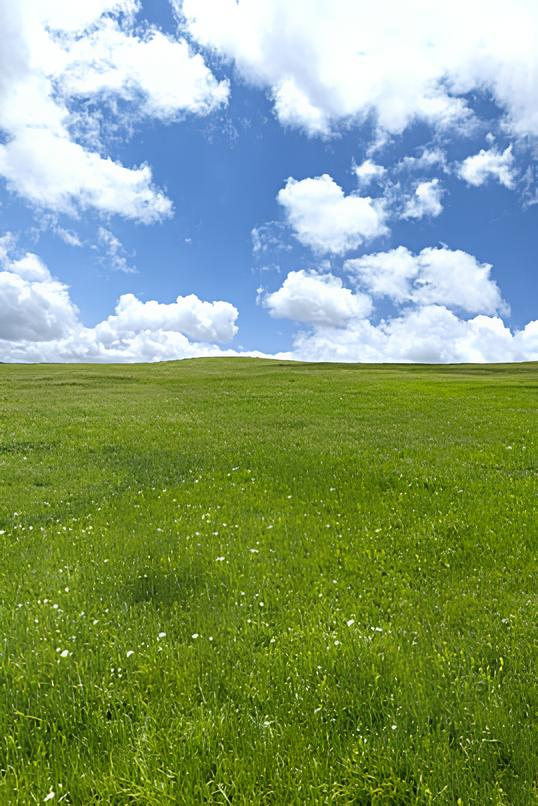
#> input picture land.jpg, 538 x 806 px, given in place of player.png, which was not available
$ python skyjump.py
#> lines starting #> are read from the running program, lines starting #| are printed output that depends on the picture; after the words box and inside, x2 and y2 are one past the last pixel; in counts of white or black regions, pixels touching at a corner belong together; pictures that were not available may be replaced by others from this repository, and a replacement may not be noted
import os
import random
import time

import cv2
import numpy as np

#konfig
CAM_INDEX = 0
LOWER_BLUE = np.array([100, 80, 60])
UPPER_BLUE = np.array([125, 255, 255])
MIN_AREA = 500
SMOOTH = 0.3
EDGE_MARGIN = 0.15

GAME_W, GAME_H = 480, 640
GRAVITY, JUMP, SPRING = 0.6, -15.0, -25.0
SCROLL_LINE = GAME_H * 0.4
GROUND_Y = GAME_H - 40

#(file background, nama stage, skor mulai)
STAGES = [
    ("underground.jpg",   "UNDERGROUND",   0),
    ("ground.jpg",   "GROUND",   300),
    ("sky.jpg",    "SKY",    600),
    ("space.jpg",  "SPACE",  900),
    ("heaven.jpeg", "HEAVEN", 1200),
]
GATE_SCORE = 1500
GATE_WORLD = GATE_SCORE * 10 + (GROUND_Y - SCROLL_LINE)
FADE_STEPS = 60
BANNER_STEPS = 120
PLAYER_H, DOOR_H = 60, 90

try:
    BASE_DIR = os.path.dirname(os.path.abspath(__file__))
except NameError:
    BASE_DIR = os.getcwd()


def clamp(v, low, high):
    return max(low, min(high, v))


def load(name, height=None):
    img = cv2.imread(os.path.join(BASE_DIR, name), cv2.IMREAD_UNCHANGED)
    if img is None:
        raise FileNotFoundError("File '%s' tidak ada di folder %s" % (name, BASE_DIR))
    if height:
        img = cv2.resize(img, (int(img.shape[1] * height / img.shape[0]), height))
    return img


def load_background(name):
    img = load(name)[:, :, :3]
    h, w = img.shape[:2]
    s = max(GAME_W / w, GAME_H / h)
    img = cv2.resize(img, (int(w * s) + 1, int(h * s) + 1))
    y, x = (img.shape[0] - GAME_H) // 2, (img.shape[1] - GAME_W) // 2
    return img[y:y + GAME_H, x:x + GAME_W].copy()


def overlay(canvas, sprite, x, y):
    sh, sw = sprite.shape[:2]
    x0, y0 = max(x, 0), max(y, 0)
    x1, y1 = min(x + sw, canvas.shape[1]), min(y + sh, canvas.shape[0])
    if x0 >= x1 or y0 >= y1:
        return
    part = sprite[y0 - y:y1 - y, x0 - x:x1 - x]
    area = canvas[y0:y1, x0:x1]
    if part.shape[2] == 4:
        alpha = part[:, :, 3:4] / 255.0
        area[:] = part[:, :, :3] * alpha + area * (1 - alpha)
    else:
        area[:] = part[:, :, :3]


#deteksi tangan
def detect_hand(frame, kernel):
    h, w = frame.shape[:2]
    x0 = w // 2
    cv2.rectangle(frame, (x0, 0), (w - 1, h - 1), (0, 255, 255), 2)

    roi = frame[:, x0:]
    hsv = cv2.cvtColor(cv2.GaussianBlur(roi, (7, 7), 0), cv2.COLOR_BGR2HSV)
    mask = cv2.inRange(hsv, LOWER_BLUE, UPPER_BLUE)
    mask = cv2.morphologyEx(mask, cv2.MORPH_OPEN, kernel, iterations=2)
    mask = cv2.morphologyEx(mask, cv2.MORPH_CLOSE, kernel, iterations=2)

    contours, _ = cv2.findContours(mask, cv2.RETR_EXTERNAL, cv2.CHAIN_APPROX_SIMPLE)
    contours = [c for c in contours if cv2.contourArea(c) > MIN_AREA]
    if not contours:
        return None, mask

    biggest = max(contours, key=cv2.contourArea)
    m = cv2.moments(biggest)
    cx, cy = int(m["m10"] / m["m00"]), int(m["m01"] / m["m00"])
    bx, by, bw, bh = cv2.boundingRect(biggest)
    cv2.rectangle(frame, (bx + x0, by), (bx + bw + x0, by + bh), (0, 255, 0), 2)
    cv2.circle(frame, (cx + x0, cy), 8, (0, 0, 255), -1)

    pos = (cx / (w - x0) - EDGE_MARGIN) / (1 - 2 * EDGE_MARGIN)
    return clamp(pos, 0.0, 1.0), mask


#awan
#warna awan per jenis (warna isi, warna tepi) format BGR
COLORS = {
    "normal":    ((255, 255, 255), (215, 215, 215)),
    "moving":    ((150, 210, 255), (110, 170, 230)),
    "breakable": ((170, 175, 185), (130, 135, 145)),
    "spring":    ((255, 255, 255), (215, 215, 215)),
    "gate":      ((190, 235, 255), (90, 190, 240)),
}


class Platform:

    def __init__(self, x, y, width, kind="normal", speed=0.0):
        self.x, self.y, self.width = x, y, width
        self.kind, self.speed = kind, speed

    def update(self):
        if self.kind == "moving":
            self.x += self.speed
            half = self.width / 2
            if self.x < half or self.x > GAME_W - half:
                self.x = clamp(self.x, half, GAME_W - half)
                self.speed = -self.speed

    def draw(self, canvas):
        x, y, w = int(self.x), int(self.y), int(self.width)
        fill, edge = COLORS[self.kind]
        for color, grow in ((edge, 2), (fill, 0)):
            cv2.ellipse(canvas, (x, y + 6), (w // 2 + grow, 8 + grow), 0, 0, 360, color, -1, cv2.LINE_AA)
            cv2.circle(canvas, (x - w // 5, y + 3), 9 + grow, color, -1, cv2.LINE_AA)
            cv2.circle(canvas, (x + w // 6, y + 2), 11 + grow, color, -1, cv2.LINE_AA)

        if self.kind == "breakable":                # garis retak
            crack = np.array([(x - 8, y - 4), (x - 2, y + 6), (x + 5, y), (x + 10, y + 8)], np.int32)
            cv2.polylines(canvas, [crack], False, (80, 90, 100), 2, cv2.LINE_AA)
        elif self.kind == "spring":                 # per merah
            coil = np.array([(x - 6, y), (x + 6, y - 3), (x - 6, y - 6), (x + 6, y - 9)], np.int32)
            cv2.polylines(canvas, [coil], False, (60, 60, 60), 2, cv2.LINE_AA)
            cv2.rectangle(canvas, (x - 9, y - 13), (x + 9, y - 9), (0, 0, 220), -1)


#game
class Game:
    def __init__(self):
        self.best = 0
        self.player_img = load("player.png", PLAYER_H)
#> in load, img is the input picture: shape (806, 538, 3); mean B, G, R 119.7, 158.1, 133.8
        self.door_img = load("door.png", DOOR_H)
#> call 2 of load, with name = 'door.png', height = 90
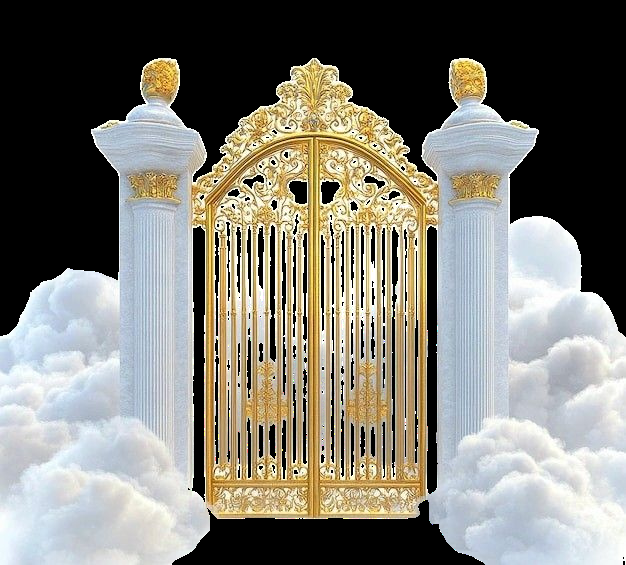
#> input picture door.png, 626 x 565 px
#> in load, img is the input picture: shape (565, 626, 4); mean B, G, R, A 116.9, 125.7, 127.8, 141.8
        self.backgrounds = [load_background(s[0]) for s in STAGES]
#> call 3 of load, with name = 'underground.jpg'
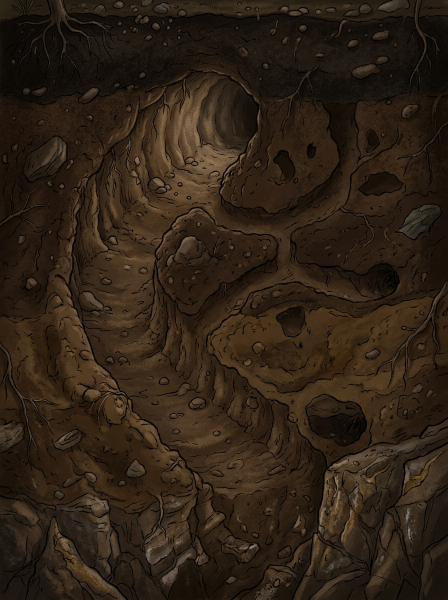
#> input picture underground.jpg, 896 x 1200 px (shown at 1/2 size)
#> in load, img is the input picture: shape (1200, 896, 3); mean B, G, R 21.8, 33.9, 47.3
#> call 4 of load, with name = 'ground.jpg'
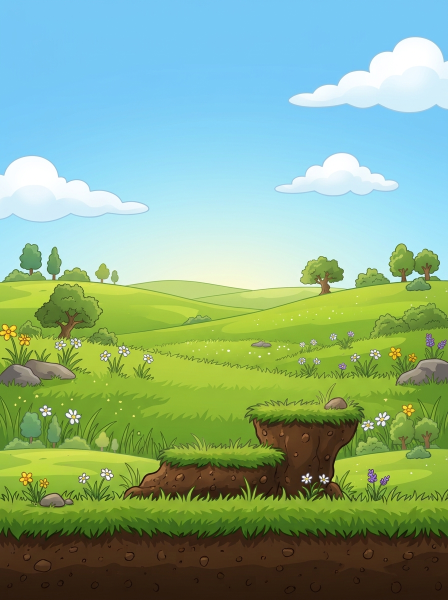
#> input picture ground.jpg, 896 x 1200 px (shown at 1/2 size)
#> in load, img is the input picture: shape (1200, 896, 3); mean B, G, R 138.1, 172.3, 134.8
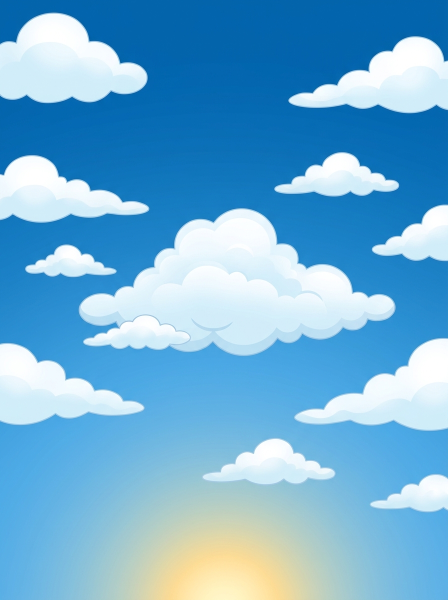
#> input picture sky.jpg, 896 x 1200 px (shown at 1/2 size)
#> in load, img is the input picture: shape (1200, 896, 3); mean B, G, R 213.5, 174.8, 111.3
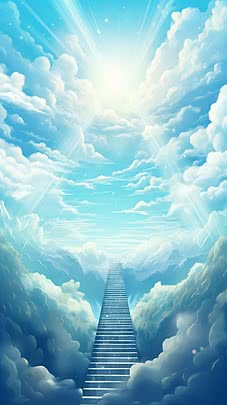
#> input picture heaven.jpg, 227 x 405 px, given in place of heaven.jpeg, which was not available
#> in load, img is the input picture: shape (405, 227, 3); mean B, G, R 206.8, 192.7, 138.8
        self.pw = self.player_img.shape[1]
        self.dw = self.door_img.shape[1]
        self.reset()

    def reset(self):
        self.started = self.over = self.won = self.gate_spawned = False
        self.height = 0.0
        self.score = 0
        self.stage, self.prev_stage = 0, 0
        self.fade = self.banner = 0
        self.px, self.py, self.vy = GAME_W / 2, GROUND_Y, JUMP
        self.platforms = [Platform(GAME_W / 2, GROUND_Y, 150)]
        self.spawn()

    def spawn(self):
        #Buat awan baru di atas layar. Setelah awan pintu surga dibuat, tidak ada awan lagi.
        if self.gate_spawned:
            return
        top = min(p.y for p in self.platforms)
        while top > -60:
            level = min(self.score / GATE_SCORE, 1.0)
            top -= random.uniform(55 + 25 * level, 85 + 55 * level)

            if self.height + GROUND_Y - top >= GATE_WORLD:
                self.platforms.append(Platform(GAME_W / 2, top, 200, "gate"))
                self.gate_spawned = True
                return

            width = random.randint(int(90 - 30 * level), int(100 - 25 * level))
            x = random.uniform(width / 2, GAME_W - width / 2)
            kind, speed = "normal", 0.0
            r = random.random()
            if r < 0.07:
                kind = "spring"
            elif r < 0.07 + 0.2 * level:
                kind = "breakable"
            elif r < 0.07 + 0.5 * level:
                kind = "moving"
                speed = random.choice([-1, 1]) * (1.2 + 1.8 * level)
            self.platforms.append(Platform(x, top, width, kind, speed))

    def step(self, hand_x, found):
        if not self.started:
            if not found:
                return
            self.started, self.banner = True, BANNER_STEPS
        if self.over or self.won:
            return

        self.fade = max(0, self.fade - 1)
        self.banner = max(0, self.banner - 1)
        for p in self.platforms:
            p.update()

        #gerakkan pemain, X ikut tangan, Y kena gravitasi
        self.px = clamp(hand_x * GAME_W, self.pw / 2, GAME_W - self.pw / 2)
        old_py = self.py
        self.vy += GRAVITY
        self.py += self.vy

        #mendarat di awan (hanya saat jatuh, saat naik bisa tembus dari bawah)
        if self.vy > 0:
            for p in self.platforms:
                above_cloud = abs(self.px - p.x) <= p.width / 2 + self.pw * 0.25
                crossed_top = old_py <= p.y + 1 and self.py >= p.y
                if above_cloud and crossed_top:
                    self.py = p.y
                    self.vy = SPRING if p.kind == "spring" else JUMP
                    if p.kind == "breakable":
                        self.platforms.remove(p) #awan langsung hilang
                    break

        #menang kalau badan pemain menyentuh pintu
        for p in self.platforms:
            if (p.kind == "gate" and abs(self.px - p.x) < (self.dw + self.pw * 0.6) / 2
                    and self.py > p.y - DOOR_H and self.py - PLAYER_H < p.y):
                self.won = True
                return

        #kalau pemain lewat garis, semua awan digeser turun
        if self.py < SCROLL_LINE:
            shift = SCROLL_LINE - self.py
            self.py = SCROLL_LINE
            for p in self.platforms:
                p.y += shift
            self.height += shift
            self.score = int(self.height / 10)
            self.best = max(self.best, self.score)

        #ganti stage sesuai skor
        new_stage = 0
        for i, stage in enumerate(STAGES):
            if self.score >= stage[2]:
                new_stage = i
        if new_stage != self.stage:
            self.prev_stage, self.stage = self.stage, new_stage
            self.fade, self.banner = FADE_STEPS, BANNER_STEPS

        #buang awan di bawah layar, buat yang baru di atas
        self.platforms = [p for p in self.platforms if p.y < GAME_H + 40]
        self.spawn()

        if self.py - PLAYER_H > GAME_H: #jatuh keluar layar = kalah
            self.over = True

    def text(self, canvas, s, y, scale=0.8, color=(255, 255, 255), x=None):
        font = cv2.FONT_HERSHEY_SIMPLEX
        if x is None:
            x = (GAME_W - cv2.getTextSize(s, font, scale, 2)[0][0]) // 2
        cv2.putText(canvas, s, (x, y), font, scale, (0, 0, 0), 5, cv2.LINE_AA)
        cv2.putText(canvas, s, (x, y), font, scale, color, 2, cv2.LINE_AA)

    def draw(self, found):
        #background, dicampur dengan background lama saat baru ganti stage (fade)
        canvas = self.backgrounds[self.stage].copy()
        if self.fade > 0:
            old = self.fade / FADE_STEPS
            canvas = cv2.addWeighted(self.backgrounds[self.prev_stage], old, canvas, 1 - old, 0)

        for p in self.platforms:
            if p.kind == "gate":
                overlay(canvas, self.door_img, int(p.x - self.dw / 2), int(p.y + 4 - DOOR_H))
            p.draw(canvas)
        overlay(canvas, self.player_img, int(self.px - self.pw / 2), int(self.py - PLAYER_H))

        self.text(canvas, "Score: %d" % self.score, 28, 0.7, x=10)
        self.text(canvas, "Best Score: %d" % self.best, 28, 0.6, x=GAME_W - 160)

        if not self.started:
            self.text(canvas, "Tunjukkan objek biru", GAME_H // 2 - 10)
            self.text(canvas, "untuk mulai", GAME_H // 2 + 25)
        elif not (self.over or self.won):
            if self.banner > 0:
                self.text(canvas, "STAGE %d: %s" % (self.stage + 1, STAGES[self.stage][1]),
                          90, 0.9, (60, 220, 255))
            if not found:
                self.text(canvas, "Tangan tidak terdeteksi", 60, 0.6, (80, 80, 255))

        if self.over or self.won:
            canvas = (canvas * 0.5).astype(np.uint8)
            if self.over:
                self.text(canvas, "GAME OVER", GAME_H // 2 - 30, 1.2, (80, 80, 255))
            else:
                self.text(canvas, "YOU WIN!", GAME_H // 2 - 30, 1.2, (60, 220, 255))
            self.text(canvas, "Score: %d" % self.score, GAME_H // 2 + 15, 0.9)
            self.text(canvas, "Press R to Play Again", GAME_H // 2 + 55, 0.7)
        return canvas


#main
def main():
    cap = cv2.VideoCapture(CAM_INDEX)
    if not cap.isOpened():
        print("Kamera tidak bisa dibuka. Coba ubah CAM_INDEX.")
        return

    game = Game()
#> in __init__, `self.backgrounds = [load_background(s[0]) for s in STAGES]`: self.backgrounds = 5 items
    kernel = np.ones((5, 5), np.uint8)
    hand_x = 0.5
    timer, last = 0.0, time.perf_counter()

    while True:
        ok, frame = cap.read()
        if not ok:
            break
        frame = cv2.flip(cv2.resize(frame, (640, 480)), 1)

        raw_x, mask = detect_hand(frame, kernel)
#> in detect_hand, `cv2.rectangle(frame, (x0, 0), (w - 1, h - 1), (0, 255, 255), 2)`: frame: shape (480, 640, 3); mean B, G, R 118.1, 159.1, 135
#> in detect_hand, `hsv = cv2.cvtColor(cv2.GaussianBlur(roi, (7, 7), 0), cv2.COLOR_BGR2HSV)`: hsv: shape (480, 320, 3); mean H, S, V 64.9, 139.3, 175.4
#> in detect_hand, `mask = cv2.inRange(hsv, LOWER_BLUE, UPPER_BLUE)`: mask: shape (480, 320); 19.6% white; 5 white regions (2 under 20 px), largest, box (x1, y1, x2, y2) and area: (3, 3, 316, 209) 29955, (171, 7, 183, 17) 75, (310, 78, 316, 86) 33
#> in detect_hand, `mask = cv2.morphologyEx(mask, cv2.MORPH_OPEN, kernel, iterations=2)`: mask: shape (480, 320); 18.9% white; 3 white regions, box (x1, y1, x2, y2) and area: (3, 32, 316, 208) 28158, (108, 3, 162, 22) 799, (216, 73, 226, 86) 130
#> in detect_hand, `mask = cv2.morphologyEx(mask, cv2.MORPH_CLOSE, kernel, iterations=2)`:
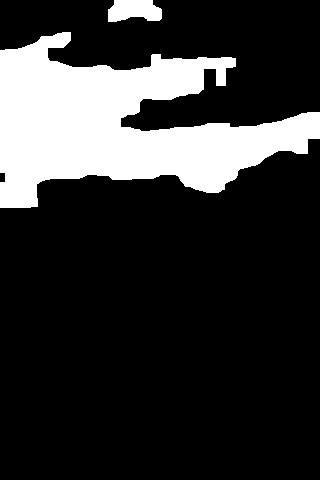
#> mask: shape (480, 320); 19.7% white; 2 white regions
#> in detect_hand, `contours, _ = cv2.findContours(mask, cv2.RETR_EXTERNAL, cv2.CHAIN_APPR..`: contours = 2 contours; box (x1, y1, x2, y2) and area: (0, 32, 320, 208) 28644, (108, 0, 162, 22) 887
#> in detect_hand, `biggest = max(contours, key=cv2.contourArea)`: biggest = contour of 303 points, box (x1, y1, x2, y2) (0, 32, 320, 208), area 28644
#> in detect_hand, `m = cv2.moments(biggest)`: m = moments, m00 28643.5, centre m10/m00, m01/m00 = (119.7, 124.6)
#> in detect_hand, `cx, cy = int(m["m10"] / m["m00"]), int(m["m01"] / m["m00"])`: cx = 119; cy = 124
#> in detect_hand, `bx, by, bw, bh = cv2.boundingRect(biggest)`: bx = 0; by = 32; bw = 320; bh = 176
#> in detect_hand, `pos = (cx / (w - x0) - EDGE_MARGIN) / (1 - 2 * EDGE_MARGIN)`: pos = 0.317
#> raw_x = 0.317
        found = raw_x is not None
#> found = True
        if found:
            hand_x += SMOOTH * (raw_x - hand_x)
#> hand_x = 0.445

        now = time.perf_counter()
        timer += min(now - last, 0.1)
        last = now
        while timer >= 1 / 60:
            game.step(hand_x, found)
            timer -= 1 / 60
#> after the loop, timer = 2.08e-17

        cv2.imshow("Game", game.draw(found))
#> after the loop in draw, `for p in self.platforms:`: canvas: shape (640, 480, 3); mean of channels 0, 1, 2 34.1, 45.6, 58.2
#> call 3 of text, with s = 'STAGE 1: UNDERGROUND', y = 90, scale = 0.9, color = (60, 220, 255)
#> in text (call 3), `cv2.putText(canvas, s, (x, y), font, scale, color, 2, cv2.LINE_AA)`:
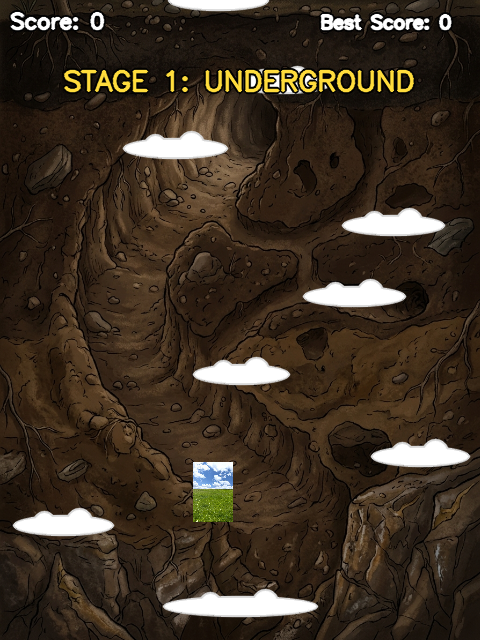
#> canvas: shape (640, 480, 3); mean of channels 0, 1, 2 35.3, 48.4, 60.8; drawn as B, G, R
        cv2.imshow("Kamera", frame)
        cv2.imshow("Mask Biru", mask)

        key = cv2.waitKey(1) & 0xFF
#> (key q is pressed here)
        if key == ord("q"):
            break
        if key == ord("r"):
            game.reset()

    cap.release()
    cv2.destroyAllWindows()


if __name__ == "__main__":
    main()
